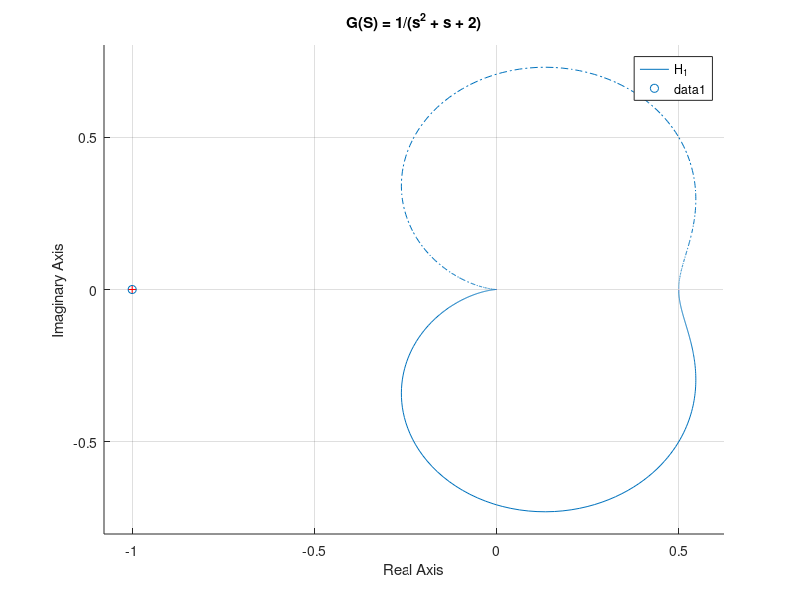

Source code (MATLAB):
s = tf('s');
H_1 = 1/(s^2 + s + 2);
H_2 = s/(s^2 - 0.1*s + 1);

B1 = isstable(H_1)
B2 = isstable(H_2)

figure(1)
clf
hold on
nyquist(H_1);
title('G(S) = 1/(s^2 + s + 2)');
scatter(-1,0)
hold off